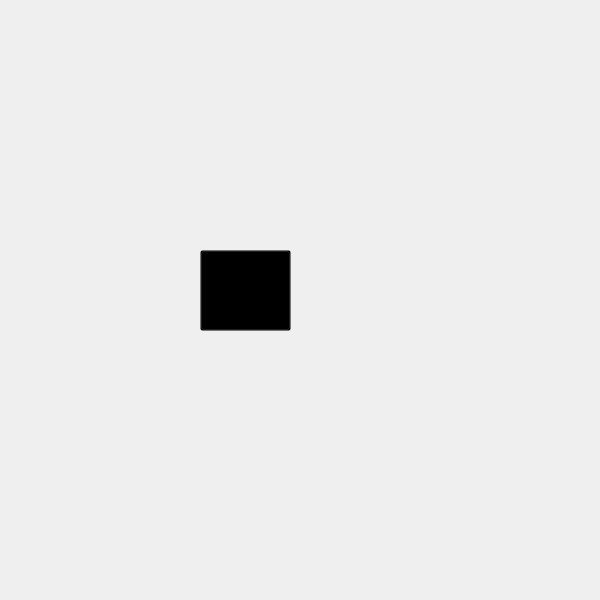
<?xml version="1.0" encoding="UTF-8"?>
<ui version="4.0">
 <class>MainWindow</class>
 <widget class="QMainWindow" name="MainWindow">
  <property name="geometry">
   <rect>
    <x>0</x>
    <y>0</y>
    <width>600</width>
    <height>600</height>
   </rect>
  </property>
  <property name="minimumSize">
   <size>
    <width>600</width>
    <height>600</height>
   </size>
  </property>
  <property name="windowTitle">
   <string>MainWindow</string>
  </property>
  <widget class="QWidget" name="centralwidget">
   <widget class="QLabel" name="label">
    <property name="geometry">
     <rect>
      <x>0</x>
      <y>0</y>
      <width>600</width>
      <height>600</height>
     </rect>
    </property>
    <property name="minimumSize">
     <size>
      <width>600</width>
      <height>600</height>
     </size>
    </property>
    <property name="maximumSize">
     <size>
      <width>600</width>
      <height>600</height>
     </size>
    </property>
    <property name="text">
     <string/>
    </property>
    <property name="pixmap">
     <pixmap>../images/gamer_room_img.png</pixmap>
    </property>
    <property name="scaledContents">
     <bool>true</bool>
    </property>
   </widget>
   <widget class="QPushButton" name="open_pc_btn">
    <property name="geometry">
     <rect>
      <x>200</x>
      <y>250</y>
      <width>91</width>
      <height>81</height>
     </rect>
    </property>
    <property name="styleSheet">
     <string notr="true">background-color: rgba(0,0,0,0);</string>
    </property>
    <property name="text">
     <string/>
    </property>
   </widget>
  </widget>
 </widget>
 <resources/>
 <connections/>
</ui>
